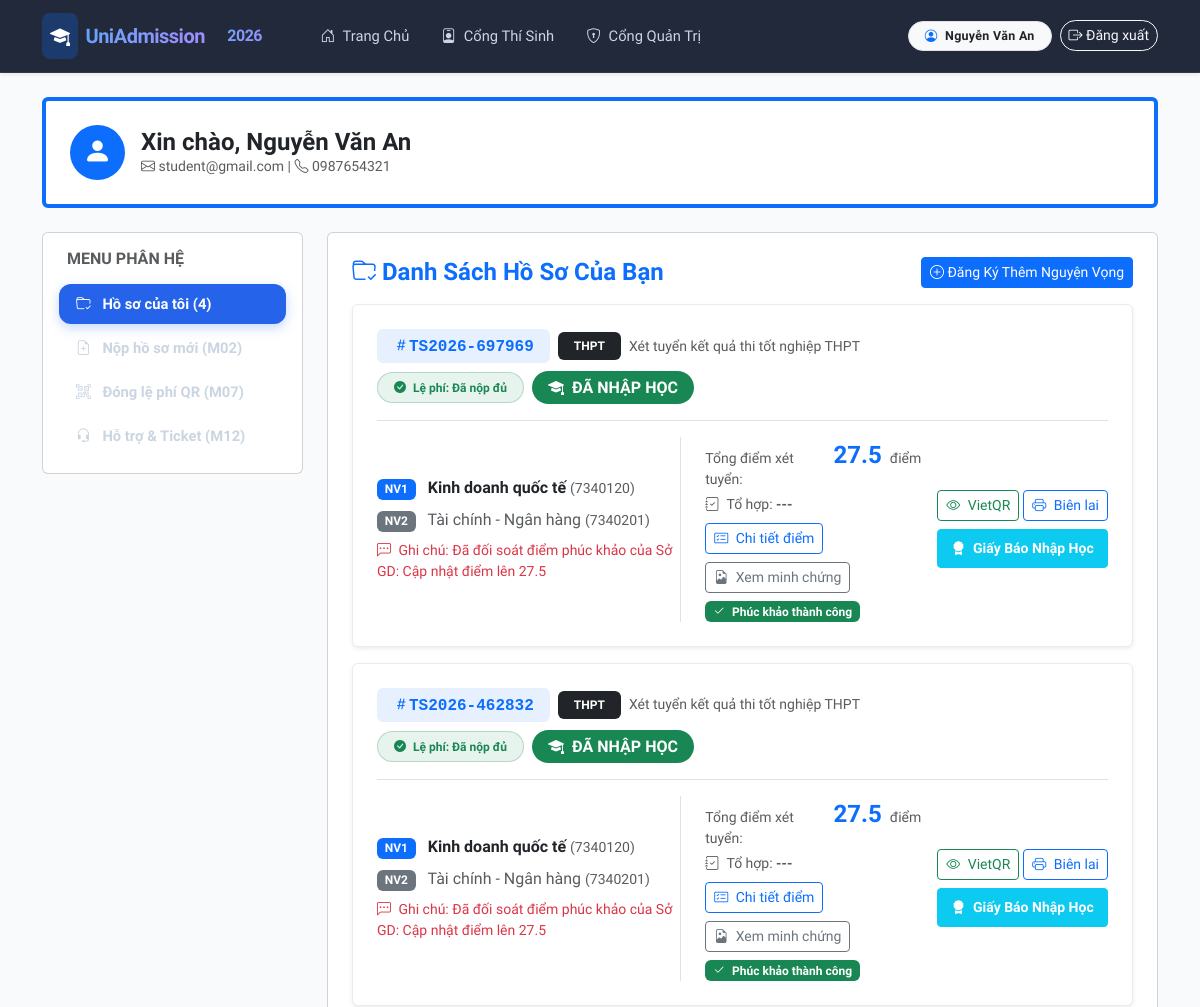
/student (signed in, upper part), run on an earlier commit of the app's database.
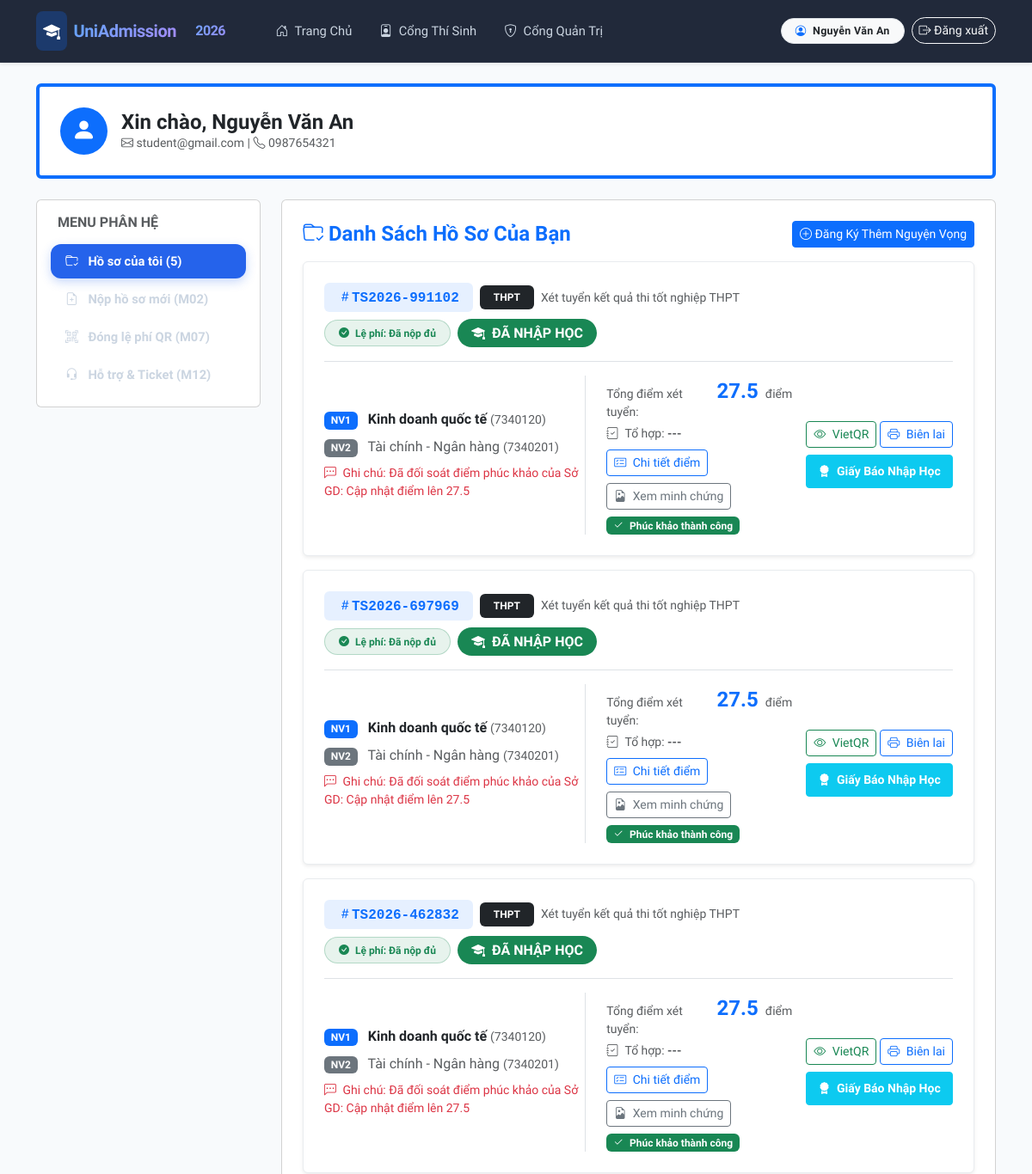
And on a later commit of the database.
### app/models.py (models this page shows)
class AdmissionApplication(Base):
    __tablename__ = "admission_applications"
    id = Column(Integer, primary_key=True, index=True)
    app_code = Column(String(50), unique=True, index=True, nullable=False) # Mã hồ sơ TS2026-XXXX
    full_name = Column(String(150), nullable=False)
    id_card = Column(String(20), index=True, nullable=False)              # Số CCCD
    email = Column(String(120), nullable=False)
    phone = Column(String(20), nullable=False)
    method = Column(String(100), nullable=False)                         # Tên hoặc mã phương thức
    method_code = Column(String(50), default="THPT")                     # THPT, IELTS_THPT, DGNL_HSA_TSA, XTHB, SAT_ACT
    method_name = Column(String(200), default="Xét tuyển điểm thi THPT") # Tên đầy đủ của phương thức chuẩn NEU
    subject_combination = Column(String(50), nullable=True)              # Tổ hợp môn (A00, A01, D01, D07...)
    priority_area = Column(String(50), default="KV3")                    # Khu vực ưu tiên (KV1, KV2-NT, KV2, KV3)
    priority_score = Column(Float, default=0.0)                          # Điểm cộng ưu tiên (0.0, 0.25, 0.5, 0.75)
    score_details = Column(Text, nullable=True)                          # JSON chi tiết điểm thành phần (môn 1, môn 2, IELTS, HSA...)
    score = Column(Float, nullable=False)                                # Tổng điểm xét tuyển (sau quy đổi và cộng ưu tiên)
    proof_url = Column(Text, nullable=True)                              # Link ảnh hoặc đường dẫn file tải lên
    admitted_major_name = Column(String(200), nullable=True)             # Ngành trúng tuyển thực tế (NV1 hay NV2)
    major_id = Column(Integer, ForeignKey("majors.id"), nullable=False)
    major = relationship("Major", back_populates="applications", foreign_keys=[major_id])
    major_nv2_id = Column(Integer, ForeignKey("majors.id"), nullable=True)
    major_nv2 = relationship("Major", back_populates="applications_nv2", foreign_keys=[major_nv2_id])
    user_id = Column(Integer, ForeignKey("users.id"), nullable=True)
    user = relationship("User", back_populates="applications")
    status = Column(String(50), default="CHO_DUYET")
    student_code = Column(String(30), nullable=True)
    student_email = Column(String(120), nullable=True)
    enrolled_at = Column(DateTime, nullable=True)
    appeal_note = Column(Text, nullable=True)
    appeal_proof_url = Column(Text, nullable=True)
    appeal_status = Column(String(30), nullable=True)
    officer_note = Column(Text, nullable=True) # Ghi chú của cán bộ tuyển sinh khi duyệt hồ sơ
    created_at = Column(DateTime, default=datetime.datetime.utcnow)
    payment = relationship("PaymentTransaction", back_populates="application", uselist=False)
    tickets = relationship("SupportTicket", back_populates="application")

class Major(Base):
    __tablename__ = "majors"
    id = Column(Integer, primary_key=True, index=True)
    code = Column(String(20), unique=True, index=True, nullable=False) # VD: 7480201 (CNTT)
    name = Column(String(200), nullable=False)                         # Công nghệ thông tin
    category = Column(String(100), default="Công nghệ & Kỹ thuật")     # Khối ngành
    description = Column(Text, nullable=True)                          # Giới thiệu ngành học & chuẩn đầu ra
    quota = Column(Integer, default=50)                               # Chỉ tiêu tuyển sinh
    benchmark_score = Column(Float, default=0.0)                      # Điểm chuẩn trúng tuyển (sau lọc ảo)
    applications = relationship("AdmissionApplication", back_populates="major", foreign_keys="[AdmissionApplication.major_id]")
    applications_nv2 = relationship("AdmissionApplication", back_populates="major_nv2", foreign_keys="[AdmissionApplication.major_nv2_id]")
    subjects = relationship("Subject", back_populates="major", cascade="all, delete-orphan")

### app/routers/web_views.py (the view)
@router.get("/student")
def student_portal(request: Request, db: Session = Depends(get_db)):
    user = get_current_user(request, db)
    if not user:
        return RedirectResponse(url="/login?msg=please_login")
    majors = db.query(Major).all()
    fees = db.query(FeeConfig).all()
    my_applications = db.query(AdmissionApplication).filter(
        (AdmissionApplication.user_id == user.id) | (AdmissionApplication.email == user.email)
    ).order_by(AdmissionApplication.created_at.desc()).all()
    my_tickets = db.query(SupportTicket).filter(
        (SupportTicket.user_id == user.id) | (SupportTicket.sender_email == user.email)
    ).order_by(SupportTicket.created_at.desc()).all()
    return templates.TemplateResponse("student_portal.html", {
        "request": request,
        "user": user,
        "majors": majors,
        "fees": fees,
        "my_applications": my_applications,
        "my_tickets": my_tickets
    })

### app/templates/student_portal.html (shortened to what the changed rows need)
{% extends "base.html" %}
{% block content %}
<div class="row">
    <div class="col-lg-3 mb-4">
        <div class="card card-custom p-3 bg-white">
            <div class="nav flex-column nav-pills gap-1" id="v-pills-tab" role="tablist">
                <button class="nav-link active text-start py-3" id="tab-my-apps" data-bs-toggle="pill" data-bs-target="#content-my-apps">
                    <i class="bi bi-folder-check me-2"></i> Hồ sơ của tôi ({{ my_applications|length }})
                </button>
                <button class="nav-link text-start py-3" id="tab-apply" data-bs-toggle="pill" data-bs-target="#content-apply">
                    <i class="bi bi-file-earmark-plus me-2"></i> Nộp hồ sơ mới (M02)
                </button>
                <button class="nav-link text-start py-3" id="tab-pay" data-bs-toggle="pill" data-bs-target="#content-pay">
                    <i class="bi bi-qr-code-scan me-2"></i> Đóng lệ phí QR (M07)
                </button>
                <button class="nav-link text-start py-3" id="tab-support" data-bs-toggle="pill" data-bs-target="#content-support">
                    <i class="bi bi-headset me-2"></i> Hỗ trợ & Ticket (M12)
                </button>
            </div>
        </div>
    </div>
    <div class="col-lg-9">
        <div class="tab-content" id="v-pills-tabContent">
            <div class="tab-pane fade show active" id="content-my-apps">
                <div class="card card-custom p-4 bg-white">
                    {% if my_applications|length == 0 %}
                        <div class="alert alert-info py-4 text-center">
                            <i class="bi bi-info-circle fs-3"></i>
                            <p class="mt-2 mb-2">Bạn chưa nộp hồ sơ xét tuyển nào vào trường.</p>
                            <button class="btn btn-primary btn-sm fw-bold" onclick="switchToApplyTab()">Nộp hồ sơ ngay bây giờ &raquo;</button>
                        </div>
                    {% else %}
                        <div class="d-flex flex-column gap-3">
                            {% for app in my_applications %}
                            <div class="card card-custom p-4 border border-light-subtle shadow-sm">
                                <div class="d-flex justify-content-between align-items-center flex-wrap gap-2 pb-3 mb-3 border-bottom">
                                    <div class="d-flex align-items-center gap-2">
                                        <span class="badge bg-primary bg-opacity-10 text-primary fs-6 px-3 py-2 font-monospace fw-bold">
                                            <i class="bi bi-hash"></i>{{ app.app_code }}
                                        </span>
                                        <span class="badge bg-dark px-3 py-2">
                                            {{ app.method_code or app.method }}
                                        </span>
                                        <span class="text-muted small">
                                            {{ app.method_name or '' }}
                                        </span>
                                    </div>
                                    <div class="d-flex align-items-center gap-2 flex-wrap">
                                        {% if app.payment and app.payment.status == 'PAID' %}
                                            <span class="badge bg-success bg-opacity-10 text-success border border-success border-opacity-25 px-3 py-2 rounded-pill fw-semibold">
                                                <i class="bi bi-check-circle-fill me-1"></i> Lệ phí: Đã nộp đủ
                                            </span>
                                        {% else %}
                                            <span class="badge bg-danger bg-opacity-10 text-danger border border-danger border-opacity-25 px-3 py-2 rounded-pill fw-semibold">
                                                <i class="bi bi-exclamation-circle-fill me-1"></i> Lệ phí: Chưa thanh toán
                                            </span>
                                        {% endif %}
                                        {% if app.status == 'CHO_DUYET' %}
                                            <span class="badge bg-warning text-dark px-3 py-2 rounded-pill fw-semibold"><i class="bi bi-hourglass-split me-1"></i> Chờ xét duyệt</span>
                                        {% elif app.status == 'HOP_LE' %}
                                            <span class="badge bg-primary px-3 py-2 rounded-pill fw-semibold"><i class="bi bi-patch-check-fill me-1"></i> Hồ sơ Hợp Lệ</span>
                                        {% elif app.status in ['TRUNG_TUYEN_NV1', 'TRUNG_TUYEN_NV2', 'TRUNG_TUYEN'] %}
                                            <span class="badge bg-success px-3 py-2 rounded-pill fs-6 fw-bold"><i class="bi bi-award-fill me-1"></i> TRÚNG TUYỂN 🎉</span>
                                        {% elif app.status == 'DA_NHAP_HOC' %}
                                            <span class="badge bg-success px-3 py-2 rounded-pill fs-6 fw-bold"><i class="bi bi-mortarboard-fill me-1"></i> ĐÃ NHẬP HỌC</span>
                                        {% elif app.status == 'DA_RUT' %}
                                            <span class="badge bg-secondary px-3 py-2 rounded-pill"><i class="bi bi-dash-circle me-1"></i> Đã rút hồ sơ</span>
                                        {% elif app.status == 'KHONG_TRUNG_TUYEN' %}
                                            <span class="badge bg-danger px-3 py-2 rounded-pill"><i class="bi bi-x-circle me-1"></i> Không trúng tuyển</span>
                                        {% else %}
                                            <span class="badge bg-secondary px-3 py-2 rounded-pill">{{ app.status }}</span>
                                        {% endif %}
                                    </div>
                                </div>
                                <div class="row g-3 align-items-center">
                                    <div class="col-lg-5">
                                        <div class="mb-2">
                                            <span class="badge bg-primary me-2">NV1</span>
                                            <strong class="fs-6 text-dark">{{ app.major.name }}</strong>
                                            <span class="text-muted small">({{ app.major.code }})</span>
                                        </div>
                                        {% if app.major_nv2 %}
                                        <div class="mb-2 text-muted">
                                            <span class="badge bg-secondary me-2">NV2</span>
                                            <span>{{ app.major_nv2.name }}</span>
                                            <span class="small">({{ app.major_nv2.code }})</span>
                                        </div>
                                        {% endif %}
                                        {% if app.officer_note %}
                                        <div class="text-danger small mt-2">
                                            <i class="bi bi-chat-left-dots me-1"></i> Ghi chú: {{ app.officer_note }}
                                        </div>
                                        {% endif %}
                                    </div>
                                    <div class="col-lg-4 border-start ps-lg-4">
                                        <div class="d-flex align-items-baseline gap-2 mb-1">
                                            <span class="small text-muted">Tổng điểm xét tuyển:</span>
                                            <span class="fs-4 fw-bold text-primary">{{ app.score }}</span>
                                            <span class="small text-muted">điểm</span>
                                        </div>
                                        <div class="small text-muted mb-2">
                                            <i class="bi bi-journal-check me-1"></i> Tổ hợp: <strong>{{ app.subject_combination or '---' }}</strong>
                                        </div>
                                        <div class="d-flex gap-2 flex-wrap">
                                            <button type="button" class="btn btn-sm btn-outline-primary" onclick="openScoreModalById({{ app.id }})">
                                                <i class="bi bi-card-checklist me-1"></i> Chi tiết điểm
                                            </button>
                                            {% if app.proof_url %}
                                            <a href="{{ app.proof_url }}" target="_blank" class="btn btn-sm btn-outline-secondary">
                                                <i class="bi bi-file-earmark-image me-1"></i> Xem minh chứng
                                            </a>
                                            {% endif %}
                                            {% if app.appeal_status == 'PENDING' %}
                                            <span class="badge bg-warning text-dark"><i class="bi bi-clock-history me-1"></i> Đang phúc khảo</span>
                                            {% elif app.appeal_status == 'APPROVED' %}
                                            <span class="badge bg-success"><i class="bi bi-check2 me-1"></i> Phúc khảo thành công</span>
                                            {% endif %}
                                        </div>
                                    </div>
                                    <div class="col-lg-3 text-lg-end">
                                        <div class="d-flex flex-column gap-2">
                                            {% if not app.payment or app.payment.status != 'PAID' %}
                                                <button type="button" class="btn btn-sm btn-danger fw-bold py-2 shadow-sm" onclick="switchToPay('{{ app.app_code }}')">
                                                    <i class="bi bi-qr-code me-1"></i> Nộp Lệ Phí VietQR
                                                </button>
                                            {% else %}
                                                <div class="d-flex gap-1">
                                                    <button type="button" class="btn btn-sm btn-outline-success flex-fill" onclick="switchToPay('{{ app.app_code }}')">
                                                        <i class="bi bi-eye me-1"></i> VietQR
                                                    </button>
                                                    <a href="/receipt/{{ app.payment.tx_code }}" target="_blank" class="btn btn-sm btn-outline-primary flex-fill">
                                                        <i class="bi bi-printer me-1"></i> Biên lai
                                                    </a>
                                                </div>
                                            {% endif %}
                                            {% if app.status == 'DA_NHAP_HOC' %}
                                                <button type="button" class="btn btn-sm btn-info text-white fw-bold py-2" onclick="openCertificateModal('{{ app.app_code }}')">
                                                    <i class="bi bi-award-fill me-1"></i> Giấy Báo Nhập Học
                                                </button>
                                            {% endif %}
                                        </div>
                                    </div>
                                </div>
                            </div>
                            {% endfor %}
                        </div>
                    {% endif %}
                </div>
            </div>
        </div>
    </div>
</div>
{% endblock %}

What changed in the data, as far as the page shows it:
added AdmissionApplication: app_code "TS2026-991102", method_code "THPT", method_name "Xét tuyển kết quả thi tốt nghiệp THPT", status "DA_NHAP_HOC" (drawn), major.name "Kinh doanh quốc tế", major.code "7340120", major_nv2.name "Tài chính - Ngân hàng", major_nv2.code "7340201", officer_note "Đã đối soát điểm phúc khảo của Sở GD: Cập nhật điểm lên 27.5", score "27.5", subject_combination "---", appeal_status "APPROVED" (drawn)
Also different on the page:
{{ my_applications|length }}: "4" → "5"
